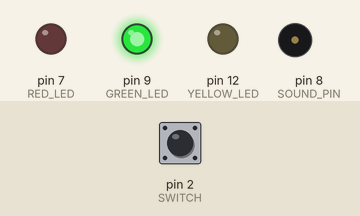
The sketch below on a simulated Arduino Uno, built with avr-gcc and run on an emulated ATmega328P. Parts: output pins drawn as LEDs (lit = HIGH), buzzer (waves = sounding). The test bench sets the inputs (shaded band); at power-on: pin 2 (SWITCH) LOW.

Above: at 1.6 s.
1.7 s: pin 2 (SWITCH) pulled HIGH for 0.15 s
At 1.77 s:
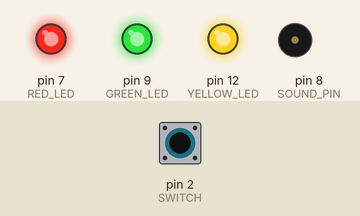
3.3 s: pin 2 (SWITCH) pulled HIGH for 3.2 s
At 6.9 s:
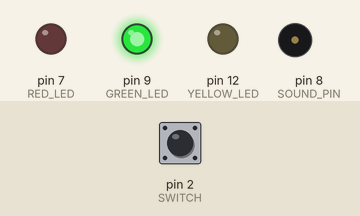
Timing chart, 0 to 8.4 s (numbered marks = the images above; inputs shaded):
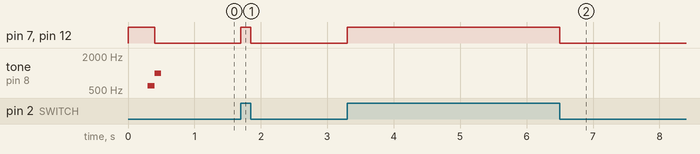

The sketch:

scrummaster.ino
```cpp
const int SOUND_PIN = 8;
const int SOUND_LENGTH = 400;
const int TONE1 = 1000;
const int TONE2 = 500;

const int GREEN_LED = 9;
const int YELLOW_LED = 12;
const int RED_LED = 7;
const int SWITCH = 2;
const unsigned long SEC = 1000;

const unsigned long GREEN_DURATION=65*SEC;
const unsigned long YELLOW_DURATION=10*SEC;
const int NB_ALARM_SOUNDS=2;

unsigned long yellowTime = 0;
unsigned long redTime = 0;
boolean alarmPlayed = false;

void setup() {
  pinMode(GREEN_LED, OUTPUT);
  pinMode(YELLOW_LED, OUTPUT);
  pinMode(RED_LED, OUTPUT);
  pinMode(SWITCH, INPUT);
  runTest();
  resetTimeAndAlarm();
}

void runTest() {
    allLedsOn();
    delay(300);
    playReady();
}

void allLedsOn() {
    digitalWrite(GREEN_LED, HIGH);
    digitalWrite(YELLOW_LED, HIGH);
    digitalWrite(RED_LED, HIGH);
}

void green() {
    digitalWrite(GREEN_LED, HIGH);
    digitalWrite(YELLOW_LED, LOW);
    digitalWrite(RED_LED, LOW);
}

void yellow() {
    digitalWrite(GREEN_LED, LOW);
    digitalWrite(YELLOW_LED, HIGH);
    digitalWrite(RED_LED, LOW);
}

void red() {
    digitalWrite(GREEN_LED, LOW);
    digitalWrite(YELLOW_LED, LOW);
    digitalWrite(RED_LED, HIGH);
}

void loop() {
  if (buttonPressed()) {
    allLedsOn();
    resetTimeAndAlarm();
  } else {
    unsigned long now = millis();
    updateLeds(now);
    if (isAlarm(now)) {
      playAlarmOnce(NB_ALARM_SOUNDS);
    }
  }
}

void updateLeds(unsigned long time) {
    if (time < yellowTime) {
        green();
    } else if ((time >= yellowTime) && (time < redTime)) {
        yellow();
    } else {
        red();
    }
}

boolean isAlarm(unsigned long time) {
    return time >= redTime;
}

void resetTimeAndAlarm() {
    unsigned long currentTime = millis();
    yellowTime = currentTime + GREEN_DURATION;
    redTime = currentTime + GREEN_DURATION + YELLOW_DURATION;
    alarmPlayed = false;
}

boolean buttonPressed() {
    return digitalRead(SWITCH) == HIGH;
}

void playAlarmOnce(int times) {
  if (alarmPlayed) {
    return;
  }
  alarmPlayed = true;
  for (int i = 0; i < times; i++) {
    tone(SOUND_PIN, TONE1, SOUND_LENGTH);
    delay(SOUND_LENGTH);
    tone(SOUND_PIN, TONE2, SOUND_LENGTH);
    delay(SOUND_LENGTH);
  }
}

void playReady() {
    tone(SOUND_PIN, 600, 100);
    delay(100);
    tone(SOUND_PIN, 1000, 100);
}
```

Measured:
- after the input at 1.7 s, pin 7 (RED_LED), pin 12 (YELLOW_LED): LOW → HIGH at once, → LOW 0.15 s later
- after the input at 3.3 s, pin 7 (RED_LED), pin 12 (YELLOW_LED): LOW → HIGH at once, → LOW 3.2 s later
